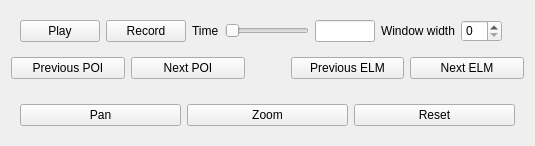
              <widget class="QWidget" name="tab1">
               <attribute name="title">
                <string>Navigation Controls</string>
               </attribute>
               <layout class="QVBoxLayout" name="verticalLayout_4">
                <item>
                 <widget class="QWidget" name="xPlotControls" native="true">
                  <property name="sizePolicy">
                   <sizepolicy hsizetype="Preferred" vsizetype="Maximum">
                    <horstretch>0</horstretch>
                    <verstretch>0</verstretch>
                   </sizepolicy>
                  </property>
                  <property name="maximumSize">
                   <size>
                    <width>16777215</width>
                    <height>40</height>
                   </size>
                  </property>
                  <layout class="QHBoxLayout" name="xPlotControlsLayout">
                   <item>
                    <widget class="QPushButton" name="btnPlay">
                     <property name="maximumSize">
                      <size>
                       <width>100</width>
                       <height>16777215</height>
                      </size>
                     </property>
                     <property name="text">
                      <string>Play</string>
                     </property>
                    </widget>
                   </item>
                   <item>
                    <widget class="QPushButton" name="btnRecord">
                     <property name="text">
                      <string>Record</string>
                     </property>
                    </widget>
                   </item>
                   <item>
                    <widget class="QLabel" name="lblStatTime">
                     <property name="text">
                      <string>Time</string>
                     </property>
                    </widget>
                   </item>
                   <item>
                    <widget class="QSlider" name="xTimeSlider">
                     <property name="toolTip">
                      <string>&lt;html&gt;&lt;head/&gt;&lt;body&gt;&lt;p&gt;Browse through the temporal evolution of the shot&lt;/p&gt;&lt;/body&gt;&lt;/html&gt;</string>
                     </property>
                     <property name="orientation">
                      <enum>Qt::Horizontal</enum>
                     </property>
                    </widget>
                   </item>
                   <item>
                    <widget class="QLineEdit" name="xTimeEdit">
                     <property name="maximumSize">
                      <size>
                       <width>60</width>
                       <height>30</height>
                      </size>
                     </property>
                     <property name="toolTip">
                      <string>&lt;html&gt;&lt;head/&gt;&lt;body&gt;&lt;p&gt;Insert a specific time that you would like the plot to show&lt;/p&gt;&lt;/body&gt;&lt;/html&gt;</string>
                     </property>
                    </widget>
                   </item>
                   <item>
                    <widget class="QLabel" name="lblTWidth">
                     <property name="text">
                      <string>Window width</string>
                     </property>
                    </widget>
                   </item>
                   <item>
                    <widget class="QSpinBox" name="spinTWidth"/>
                   </item>
                   <item>
                    <widget class="QLabel" name="lblRealTWidth">
                     <property name="text">
                      <string/>
                     </property>
                    </widget>
                   </item>
                  </layout>
                 </widget>
                </item>
                <item>
                 <layout class="QHBoxLayout" name="ELMnavigation">
                  <item>
                   <widget class="QPushButton" name="btnPrevPOI">
                    <property name="text">
                     <string>Previous POI</string>
                    </property>
                   </widget>
                  </item>
                  <item>
                   <widget class="QPushButton" name="btnNextPOI">
                    <property name="text">
                     <string>Next POI</string>
                    </property>
                   </widget>
                  </item>
                  <item>
                   <spacer name="horizontalSpacer_2">
                    <property name="orientation">
                     <enum>Qt::Horizontal</enum>
                    </property>
                    <property name="sizeType">
                     <enum>QSizePolicy::Maximum</enum>
                    </property>
                    <property name="sizeHint" stdset="0">
                     <size>
                      <width>40</width>
                      <height>20</height>
                     </size>
                    </property>
                   </spacer>
                  </item>
                  <item>
                   <widget class="QPushButton" name="btnPrevELM">
                    <property name="text">
                     <string>Previous ELM</string>
                    </property>
                   </widget>
                  </item>
                  <item>
                   <widget class="QPushButton" name="btnNextELM">
                    <property name="text">
                     <string>Next ELM</string>
                    </property>
                   </widget>
                  </item>
                 </layout>
                </item>
                <item>
                 <widget class="QWidget" name="buttonContainer" native="true">
                  <property name="minimumSize">
                   <size>
                    <width>0</width>
                    <height>50</height>
                   </size>
                  </property>
                  <property name="maximumSize">
                   <size>
                    <width>16777215</width>
                    <height>200</height>
                   </size>
                  </property>
                  <layout class="QHBoxLayout" name="horizontalLayout">
                   <property name="sizeConstraint">
                    <enum>QLayout::SetMaximumSize</enum>
                   </property>
                   <item>
                    <widget class="QPushButton" name="btnPan">
                     <property name="text">
                      <string>Pan</string>
                     </property>
                    </widget>
                   </item>
                   <item>
                    <widget class="QPushButton" name="btnZoom">
                     <property name="text">
                      <string>Zoom</string>
                     </property>
                    </widget>
                   </item>
                   <item>
                    <widget class="QPushButton" name="btnReset">
                     <property name="text">
                      <string>Reset</string>
                     </property>
                    </widget>
                   </item>
                  </layout>
                 </widget>
                </item>
               </layout>
               <zorder>xPlotControls</zorder>
               <zorder></zorder>
               <zorder>buttonContainer</zorder>
              </widget>
